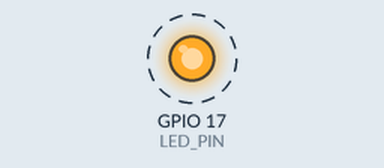
Bench run of a program on a simulated Raspberry Pi (BCM pin numbers). On the bench: output pins drawn as LEDs (lit = HIGH). Dashed ring = blinking. What the program prints to the terminal is not drawn.

Above: at 0.5 s.
Timing chart, 0 to 4.6 s (numbered marks = the images above):
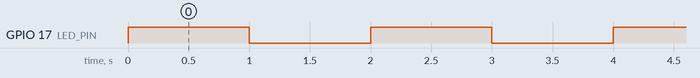

Measured:
- by itself, GPIO 17 (LED_PIN): alternates HIGH for 1.0 s and LOW for 1.0 s

The program:

blink.py
```python
import RPi.GPIO as GPIO
import time

LED_PIN = 17  # You can change this to the GPIO pin you want to use

GPIO.setmode(GPIO.BCM)
GPIO.setup(LED_PIN, GPIO.OUT)

print("Blinking on GPIO", LED_PIN)

try:
    while True:
        GPIO.output(LED_PIN, GPIO.HIGH)
        time.sleep(1)
        GPIO.output(LED_PIN, GPIO.LOW)
        time.sleep(1)
except KeyboardInterrupt:
    print("\nExiting...")
finally:
    GPIO.cleanup()
```
